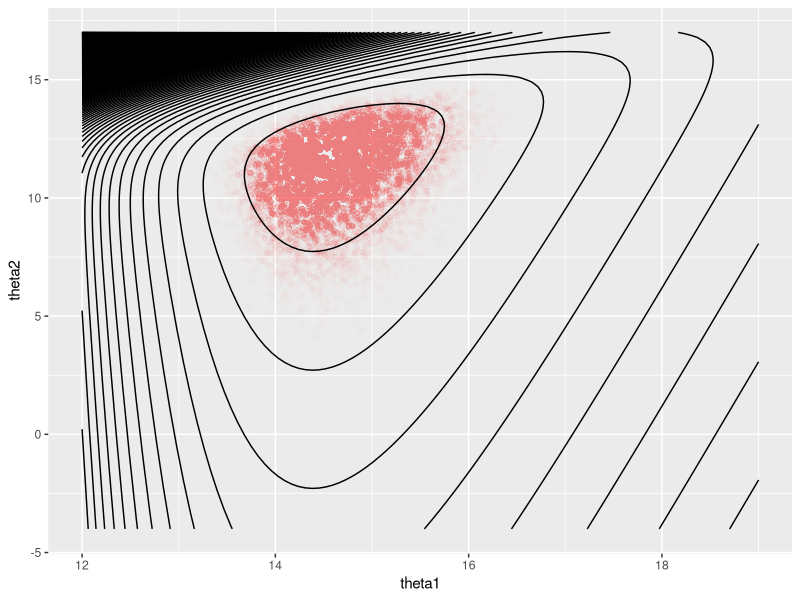
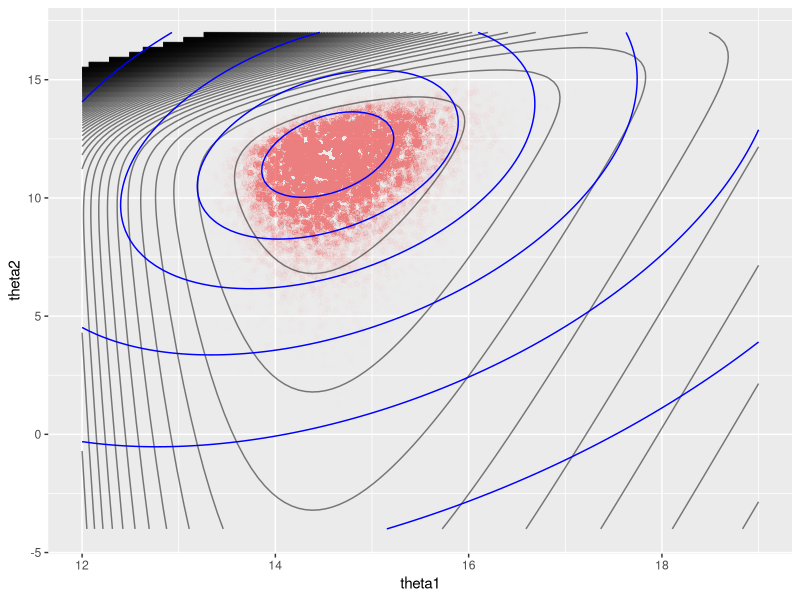
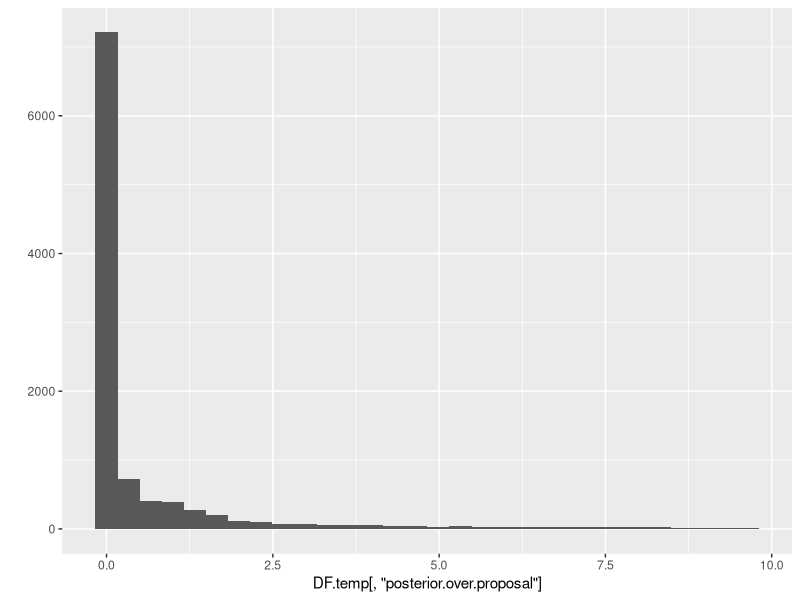
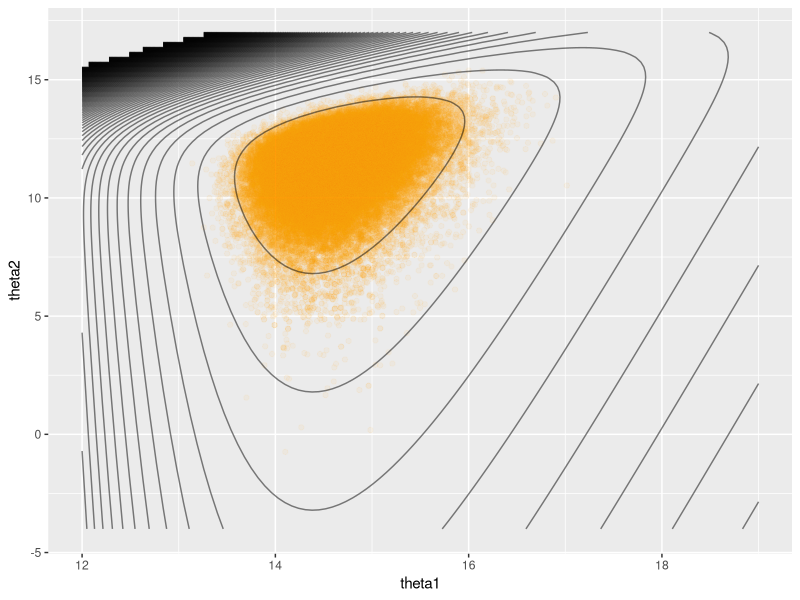
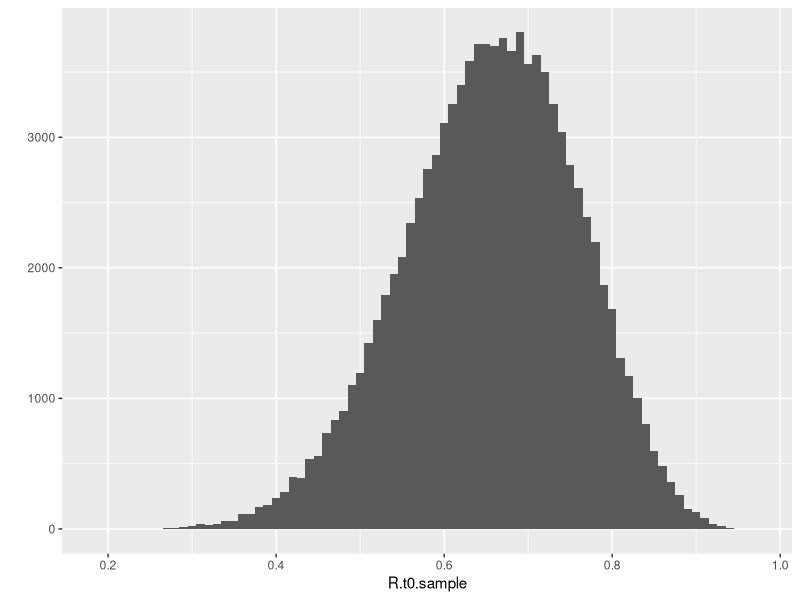

The R script that drew these images, in order:

command.arguments <- commandArgs(trailingOnly = TRUE);
output.directory  <- command.arguments[1];
code.directory    <- command.arguments[2];

####################################################################################################
setwd(output.directory);
library(LearnBayes);
library(ggplot2);
library(scales);

### AUXILIARY FUNCTIONS ############################################################################
log.posterior.pre.density <- function(theta = NULL, parameters = NULL) {

	t  <- parameters[['total.time']];
	t1 <- parameters[['smallest.failure.time']];
	s  <- parameters[['n.failures.observed']];
	n  <- parameters[['sample.size']];

	log.pre.density <- NULL;
	if (is.null(dim(theta))) {

		beta            <- exp(theta[1]);
		mu              <- t1 - exp(theta[2]);
		log.pre.density <- (1 - s) * theta[1] + theta[2] - (t - n * mu) / beta;
		###  See solution to Exercise 5.13.2(a) for justification of the above formula

		} else {

		beta            <- exp(theta[,1]);
		mu              <- t1 - exp(theta[,2]);
		log.pre.density <- (1 - s) * theta[,1] + theta[,2] - (t - n * mu) / beta;
		###  See solution to Exercise 5.13.2(a) for justification of the above formula

		}

	return(log.pre.density);

	}

target.pdf <- function(theta = NULL, parameters = NULL) {

	t  <- parameters[['total.time']];
	t1 <- parameters[['smallest.failure.time']];
	s  <- parameters[['n.failures.observed']];
	n  <- parameters[['sample.size']];

	###  set up grid used to compute normalizing constant (i.e. integral) for pre-density
	theta1.min         <-  12;
	theta1.max         <-  19;
	theta2.min         <- - 4;
	theta2.max         <-  17;
	relative.grid.size <- 1e-3;
	theta1             <- theta1.min + (theta1.max - theta1.min) * seq(0,1,relative.grid.size);
	theta2             <- theta2.min + (theta2.max - theta2.min) * seq(0,1,relative.grid.size);
	theta.grid         <- expand.grid(x = theta1, y = theta2);

	###  compute normalizing constant (i.e.) for pre-density
	theta.pre.density <- exp(log.posterior.pre.density(
		theta = theta.grid, parameters = parameters
		));
	area.element      <- (theta1.max-theta1.min)*(theta2.max-theta2.min)*relative.grid.size^2;
	normalizing.constant <- area.element * sum(theta.pre.density);

	###  compute output value (i.e. posterior density)
	log.posterior.density <- log.posterior.pre.density(theta = theta, parameters = parameters);
	posterior.density     <- exp(log.posterior.density) / normalizing.constant;

	return(posterior.density);

	}

proposal.pdf <- function(x, parameters) {
	output.value <- parameters[['enveloping.constant']] * LearnBayes::dmt(
		x    = as.matrix(x),
		mean = parameters[['mean']],
		S    = parameters[['S']],
		df   = parameters[['df']],
		log  = parameters[['log']]
		);
	return(output.value);
	}

rproposal <- function(sample.size = NULL, parameters) {
	output.value <- LearnBayes::rmt(
		n        = sample.size,
		mean = parameters[['mean']],
		S    = parameters[['S']],
		df   = parameters[['df']]
		);
	return(output.value);
	}

generate.bootstrap.sample <- function(sample.size = NULL, logf = NULL, xlimits = NULL, ylimits = NULL, parameters = NULL) {

	grid.points <- data.frame(
		x = runif(n = sample.size, min = xlimits[1], max = xlimits[2]),
		y = runif(n = sample.size, min = ylimits[1], max = ylimits[2])
		); 

	log.posterior <- logf(theta = grid.points, parameters = parameters);

	row.sample <- sample(
		size    = sample.size,
		x       = 1:nrow(grid.points),
		prob    = exp(log.posterior),
		replace = TRUE
		);

	DF.temp <- grid.points[row.sample,];
	LIST.output <- list(x = DF.temp[,1], y = DF.temp[,2]);

	return(LIST.output);

	}

generate.grid <- function(xlimits = NULL, ylimits = NULL, relative.grid.size = NULL) {
	x.min   <-  xlimits[1];
	x.max   <-  xlimits[2];
	y.min   <-  ylimits[1];
	y.max   <-  ylimits[2];
	x.grid  <- x.min + (x.max - x.min) * seq(0,1,relative.grid.size);
	y.grid  <- y.min + (y.max - y.min) * seq(0,1,relative.grid.size);
	xy.grid <- expand.grid(x = x.grid, y = y.grid);
	return(xy.grid);
	}

### function to perform rejection SIR (sample importance resampling)
perform.SIR <- function(target.pdf = NULL, target.parameters = NULL, proposal.pdf = NULL, rproposal = NULL, proposal.parameters = NULL, proposal.sample.size = NULL, SIR.sample.size = NULL) {

        proposal.sample <- rproposal(
		sample.size = proposal.sample.size,
		parameters  = proposal.parameters
		);

        target.density   <- target.pdf(
		theta      = proposal.sample,
		parameters = target.parameters
		);

        proposal.density <- proposal.pdf(
		x          = proposal.sample,
		parameters = proposal.parameters
		);

        SIR.density <- target.density / proposal.density;
        SIR.density <- SIR.density / sum(SIR.density);

        row.index.sample <- sample(
                size    = SIR.sample.size,
                x       = 1:nrow(proposal.sample),
                prob    = SIR.density,
                replace = TRUE
                );

        SIR.sample <- proposal.sample[row.index.sample,];

        return(SIR.sample);

        }

### 5.13.2(a) ######################################################################################
#
#  Let f(theta1,theta2|data) be posterior density expressed in terms of (theta1,theta2),
#  whether (beta,mu) = F(theta1,theta2) := (exp(theta1), t1 - exp(theta2)).
#
#  Note that:
#
#                  | dF1/dtheta1 dF1/dtheta2 |   | exp(theta1)   0           |
#  |Jacobian(F)| = |                         | = |                           | = exp(theta1+theta2)
#                  | dF2/dtheta1 dF2/dtheta2 |   | 0            -exp(theta2) |
#
#  Next, recall that:
#
#        \int f(\theta_{1},\theta_{2}|data) d\theta_{1} d\theta_{2}
#      = \int g(\beta,\mu|data) d\beta d\mu
#      = \int g(F(\theta_{1},\theta_{2})|data) |Jacobian(F)| d\theta_{1} d\theta_{2}
#
#  We thus see that:
#
#         f(\theta_{1},\theta_{2}|data)
#       = g(F(\theta_{1},\theta_{2})|data) |Jacobian(F)|
#       = g(\exp(\theta_{1}), t1 - \exp(\theta_{2})|data) |Jacobian(F)|
#       = g(\exp(\theta_{1}), t1 - \exp(\theta_{2})|data) \exp(\theta_{1} + \theta_{2})
#       = \dfrac{1}{\beta^{s}} \exp(-(t-n\mu)/\beta) \exp(\theta_{1} + \theta_{2})
#
#  Thus,
#
#         log f(\theta_{1},\theta_{2}|data)
#       = -s\log(\beta) - \dfrac{t-n\mu}{\beta} + \theta_{1} + \theta_{2}
#       = -s\log(\exp(\theta_{1})) - \dfrac{t-n\mu}{\beta} + \theta_{1} + \theta_{2}
#       = (1-s)\theta_{1} + \theta_{2} - \dfrac{t - n(t_{1}-\exp\theta_{2})}{\exp\theta_{1}}
#
#  The above formula justifies the definition of the funtion log.posterior.pre.density().
#

### 5.13.2(b) ######################################################################################
###  Answer to 5.13.2(b): See the definition of log.posterior.pre.density() above.

###  The following scatter plot shows the "effective"
###  support of the posterior distribution
posterior.parameters <- list(
	total.time            = 15962989,
	smallest.failure.time = 237217,
	n.failures.observed   = 8,
	sample.size           = 15
	);

my.posterior.sample <- generate.bootstrap.sample(
	sample.size = 1e+5,
	logf        = log.posterior.pre.density,
	xlimits     = c( 10,20),
	ylimits     = c(-15,20),
	parameters  = posterior.parameters
	);
my.posterior.sample <- as.data.frame(my.posterior.sample);
colnames(my.posterior.sample) <- c('theta1','theta2');
summary(my.posterior.sample);

theta.grid <- generate.grid(
	xlimits            = c(12,19),
	ylimits            = c(-4,17),
	relative.grid.size = 1e-2
	);

DF.temp <- cbind(
	theta.grid,
	log.posterior.pre.density(theta = theta.grid, parameters = posterior.parameters)
	);
colnames(DF.temp) <- c('theta1','theta2','log.density');
summary(DF.temp);

png("Fig01_posterior-sample-scatter-plot.png");
my.ggplot <- ggplot(data = NULL);
my.ggplot <- my.ggplot + geom_point(
	data = my.posterior.sample,
	aes(x = theta1, y = theta2),
	color = alpha("red",0.005)
	);
my.ggplot <- my.ggplot + stat_contour(
	data = DF.temp,
	aes(x = theta1, y = theta2, z = log.density),
	color = "black",
	binwidth = 5
	);
#my.ggplot <- my.ggplot + xlim(12,19) + ylim(-4,17);
my.ggplot;
dev.off();

### 5.13.2(c) ######################################################################################
theta.grid <- generate.grid(
	xlimits            = c(12,19),
	ylimits            = c(-4,17),
	relative.grid.size = 1e-2
	);
str(theta.grid);
summary(theta.grid);

posterior.density <- target.pdf(theta = theta.grid, parameters = posterior.parameters);

laplace.results <- laplace(
	logpost = log.posterior.pre.density,
	mode    = c(14.5,11.25),
	posterior.parameters
	);
laplace.results;

proposal.parameters <- list(
	enveloping.constant = 1,
	mean = laplace.results[['mode']],
	S    = laplace.results[['var']],
	df   = 5,
	log  = FALSE
	);

proposal.density <- proposal.pdf(x = theta.grid, parameters = proposal.parameters);

DF.temp <- cbind(
	theta.grid,
	posterior.density,
	proposal.density,
	posterior.density / proposal.density
	);
colnames(DF.temp) <- c('theta1','theta2','posterior','proposal','posterior.over.proposal');
summary(DF.temp);

png("Fig02_posterior-proposal.png");
DF.temp[,'posterior'] <- log(DF.temp[,'posterior']);
DF.temp[,'proposal']  <- log(DF.temp[,'proposal']);
my.ggplot <- ggplot(data = NULL);
my.ggplot <- my.ggplot + geom_point(
	data = my.posterior.sample,
	aes(x = theta1, y = theta2),
	color = alpha("red",0.005)
	);
my.ggplot <- my.ggplot + stat_contour(
	data = DF.temp,
	aes(x = theta1, y = theta2, z = posterior),
	color = alpha("black",0.5),
	binwidth = 5
	);
my.ggplot <- my.ggplot + stat_contour(
	data = DF.temp,
	aes(x = theta1, y = theta2, z = proposal),
	color = "blue",
	binwidth = 2.5
	);
#my.ggplot <- my.ggplot + xlim(12,19) + ylim(-4,17);
my.ggplot;
dev.off();

png("Fig03_posterior-proposal-ratio-histogram.png");
qplot(x = DF.temp[,'posterior.over.proposal'], geom = "histogram");
dev.off();

### 5.13.2(d) ######################################################################################
theta.SIR.sample <- perform.SIR(
	target.pdf           = target.pdf,
	target.parameters    = posterior.parameters,
	proposal.pdf         = proposal.pdf,
	rproposal            = rproposal,
	proposal.parameters  = proposal.parameters,
	proposal.sample.size = 1e+6,
	SIR.sample.size      = 1e+5
	);
theta.SIR.sample <- as.data.frame(theta.SIR.sample);
colnames(theta.SIR.sample) <- c('theta1','theta2');
summary(theta.SIR.sample);

png("Fig04_SIR-sample.png");
my.ggplot <- ggplot(data = NULL);
my.ggplot <- my.ggplot + geom_point(
	data = theta.SIR.sample,
	aes(x = theta1, y = theta2),
	color = alpha("orange",0.05)
	);
my.ggplot <- my.ggplot + stat_contour(
	data = DF.temp,
	aes(x = theta1, y = theta2, z = posterior),
	color = alpha("black",0.5),
	binwidth = 5
	);
#my.ggplot <- my.ggplot + xlim(12,19) + ylim(-4,17);
my.ggplot;
dev.off();

### 5.13.2(e) ######################################################################################
t0 <- 1e+6;

theta1 <- theta.SIR.sample[,1];
theta2 <- theta.SIR.sample[,2];

beta.sample <- exp(theta1);
mu.sample   <- posterior.parameters[['smallest.failure.time']] - exp(theta2);

R.t0.sample <- exp(-(t0 - mu.sample)/beta.sample);
summary(R.t0.sample);

png("Fig05_R-t0-histogram.png");
qplot(x = R.t0.sample, geom = "histogram", binwidth = 0.01);
dev.off();

R.t0.mean <- mean(R.t0.sample);
R.t0.sd   <- sd(R.t0.sample);
R.t0.mean;
R.t0.sd;

### repeat using the bootstrap posterior sample directly:
theta1 <- my.posterior.sample[,1];
theta2 <- my.posterior.sample[,2];

beta.sample <- exp(theta1);
mu.sample   <- posterior.parameters[['smallest.failure.time']] - exp(theta2);

R.t0.sample <- exp(-(t0 - mu.sample)/beta.sample);
summary(R.t0.sample);

R.t0.mean <- mean(R.t0.sample);
R.t0.sd   <- sd(R.t0.sample);
R.t0.mean;
R.t0.sd;
